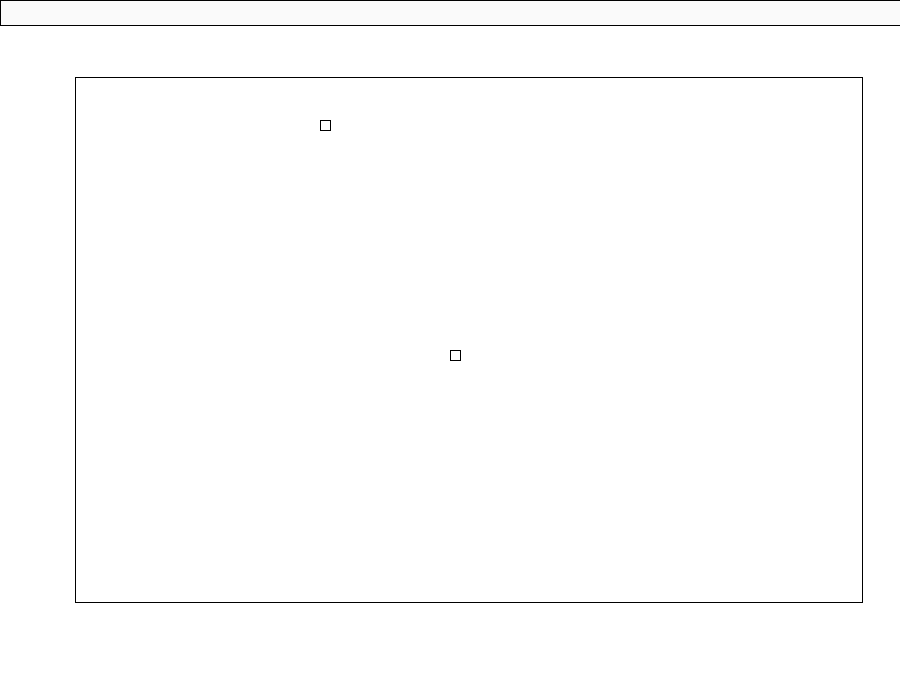
Frame 1 (no input)
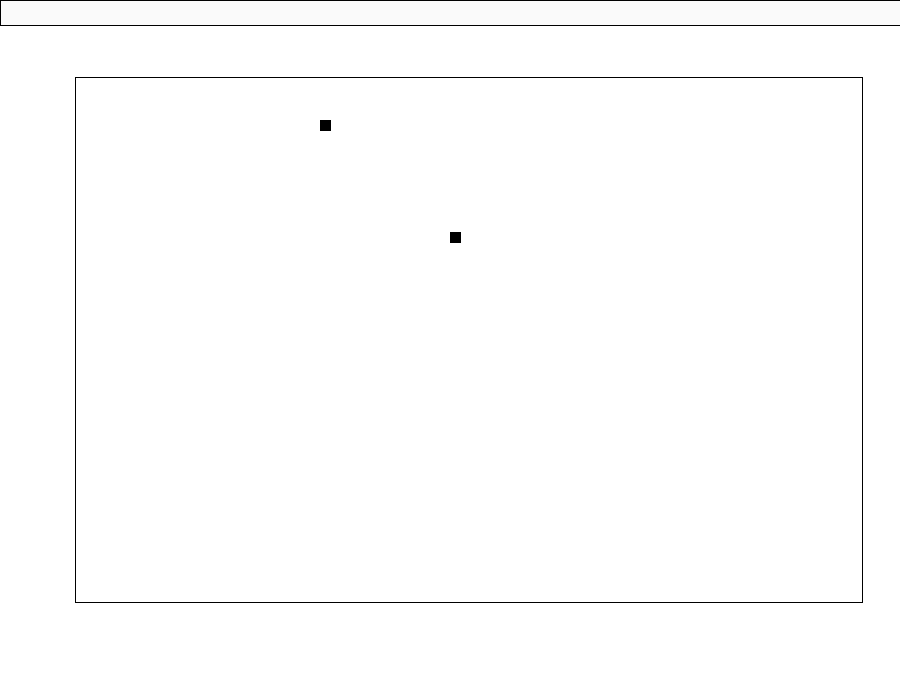
Frame 60 (the mouse pressed at the canvas centre just before this capture)
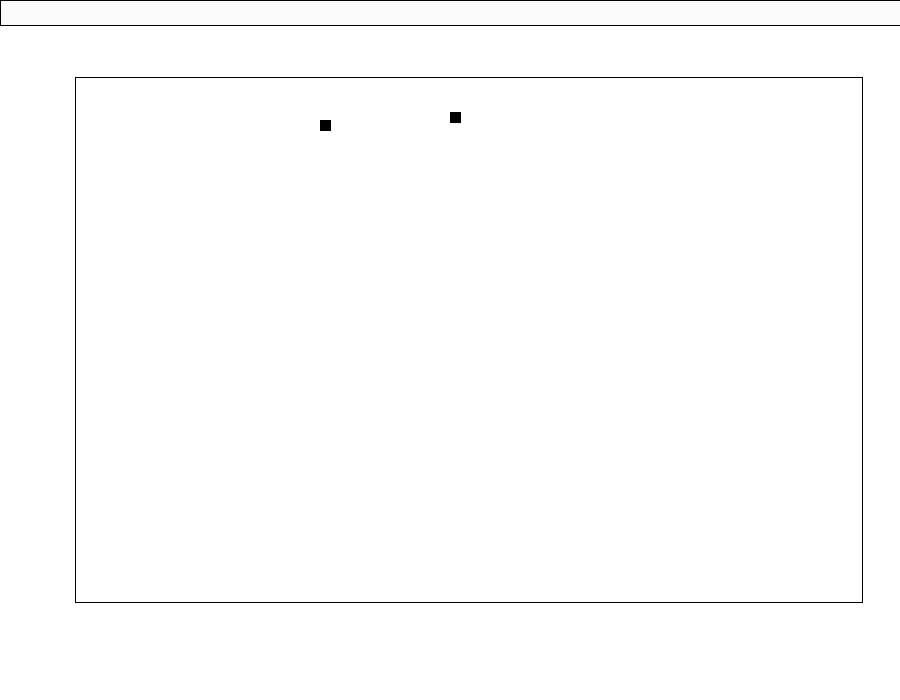
Frame 120 (the mouse held since frame 60 and released just before this capture)

The Processing sketch that drew these frames (run headless with seeded random() and noise(); from frame 60 on, the mouse is pressed at the canvas centre):

// Processing sketch: Snake3
// ── Snake3.pde
void setup() {
  size(900,700);
  movementSetup();
}

void draw(){
  snakeGUIsetup();
  movementDraw();
   


  kill();
  
}

void keyPressed() {
  move();
  
  
}

// ── Snake_Block.pde
void snakeBlock() {
  
}

// ── Snake_GUI.pde
void snakeGUIsetup() {
  rect(width*1/5, height*1/9, width*1/9, height*12/16);

}

// ── Snake_Movement.pde
PVector head;
int headSize = 10;
int foodX = int( random(50));
int foodY = int( random(50));
int foodXX = round(foodX);
int foodYY = round(foodY);
int foodXXX = foodXX * 10;
int foodYYY = foodYY * 10;
int snakeSpeed = 2;
int stop = 0;
char direction;

//setup
void movementSetup() {
  frameRate(60);
  head = new PVector(width / 2, height / 2);
  direction = 'w';
}

//drawing
void movementDraw() {
  background(255);
  rect(head.x, head.y, 10, 10);
  rect(foodXXX, foodYYY, 10, 10);
  noFill();
  rect(width*1/12, height*1/9, width*14/16, height*12/16);
  if (keyPressed && frameCount % 5 == 0) 
    direction = key;
  move();
  if (head.x == foodXXX) {
    if (head.y == foodYYY) {
      foodX = int( random(50));
      foodY = int( random(50));
      foodXX = round(foodX);
      foodYY = round(foodY);
      foodXXX = foodXX * 10;
      foodYYY = foodYY * 10;
    }
  }
}

void kill() {
  fill(250);
  rect(width*0, height*0, width*1, height*0.9/25);
  fill(0);
}

void move() {
  switch(direction) {
  case 'w' :
    head = new PVector(head.x, head.y - snakeSpeed);
    break;
  case 'a' :
    head = new PVector(head.x - snakeSpeed, head.y);
    break;
  case 's' :
    head = new PVector(head.x, head.y + snakeSpeed);
    break;
  case 'd' :
    head = new PVector(head.x + snakeSpeed, head.y);
    break;
  case 'p' :
  head = new PVector(head.x + stop, head.y);
  }
}

// ── checkOutOfBound.pde
void checkOutOfBound() {
  //if (head.x <= width*1/12) {
   // head.x = float(width*((1/12)+(14/16)));
    //println(head.x);
  }
//}
